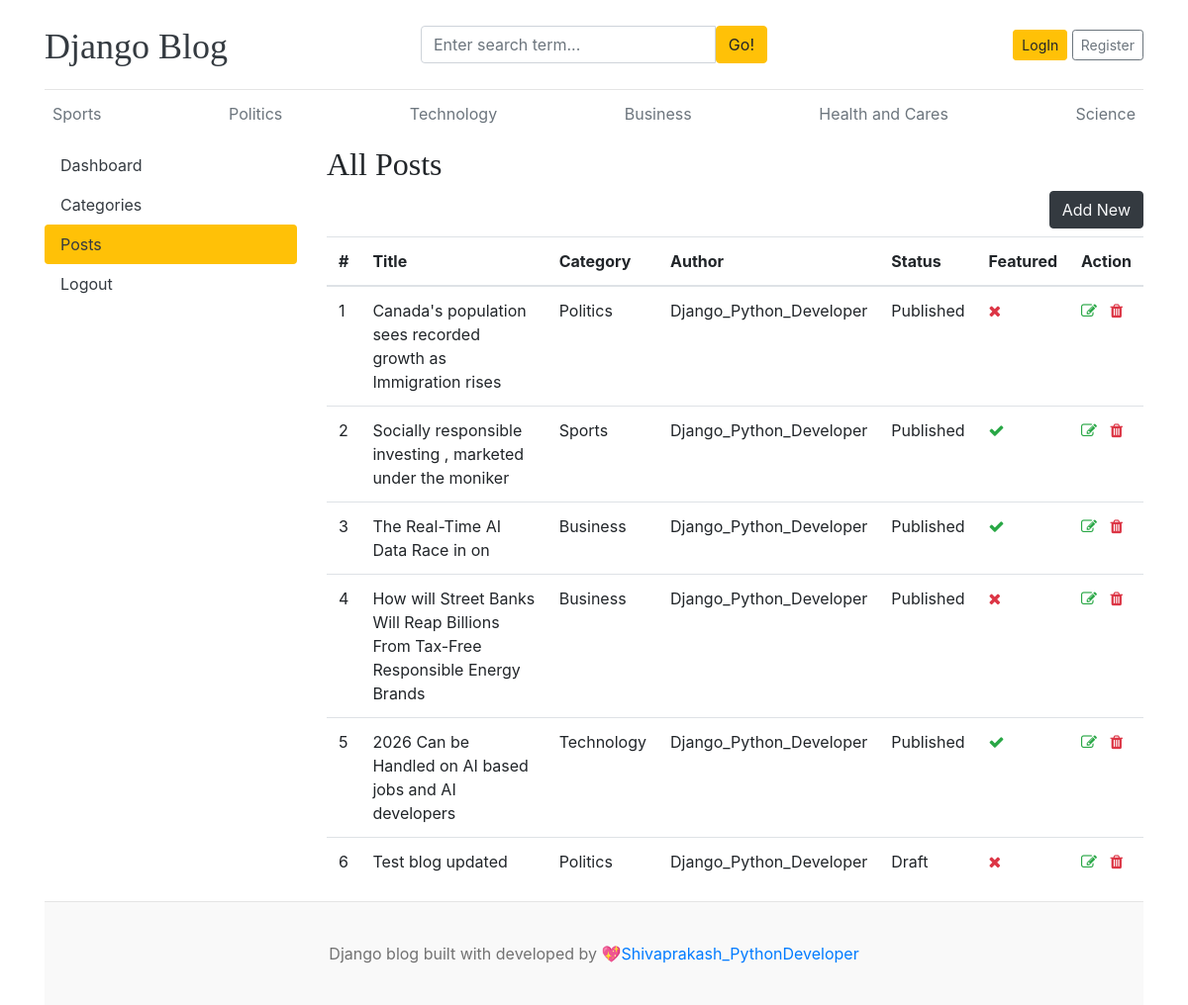
The app's page /dashboard/posts/ with its own data.
### blogs/models.py (models this page shows, shortened)
class Category(models.Model):
    category_name = models.CharField(max_length=50 , unique=True)
    created_at = models.DateTimeField(auto_now_add = True)
    updated_at = models.DateTimeField(auto_now=True)
    class Meta:
        verbose_name_plural = 'categories'
    def __str__(self):
        return self.category_name

class Blog(models.Model):
    title = models.CharField(max_length=100)
    slug = models.SlugField(max_length=150, unique=True, blank=True)
    category = models.ForeignKey(Category, on_delete=models.CASCADE)
    author = models.ForeignKey(User, on_delete=models.CASCADE)
    featured_image = models.ImageField(upload_to='uploads/%Y/%m/%d')
    short_description = models.TextField(max_length=500)
    blog_body = models.TextField(max_length=2000)
    status = models.CharField(max_length=20, choices = STATUS_CHOICE, default='Draft')
    is_featured = models.BooleanField(default=False)
    created_at = models.DateTimeField(auto_now_add = True)
    updated_at = models.DateTimeField(auto_now=True)

### dashboards/views.py (the view)
# urls.py: path('posts/',views.posts, name='posts'),
def posts(request):
    posts = Blog.objects.all()
    context = {
        'posts': posts,
    }
    return render(request, 'dashboard/posts.html', context)

### blogs/context_processors.py (called while the page is built)
def get_categories(request):
    categories = Category.objects.all()
    return dict(categories=categories)

def get_social_links(request):
    social_links = SocialLink.objects.all()
    return dict(social_links=social_links)

### templates/dashboard/posts.html (shortened to what this page needs)
{% extends "base.html" %}
{% block content %}
<div class="row">
    {% include 'dashboard/sidebar.html' %}
    <div class="col-md-9">
        <h2>All Posts</h2>
        <a href="{% url 'add_post' %}" class="btn btn-dark text-light float-right mb-2">Add New</a>
        <table class="table table-hover">
            <thead>
                <tr>
                <th >#</th>
                <th>Title</th>
                <th>Category</th>
                <th>Author</th>
                <th>Status</th>
                <th>Featured</th>
                <th>Action</th>
            </tr>
            </thead>
        <tbody>
            {% for post in posts %}
            <tr>
            <td>{{ forloop.counter }}</td>
            <td> {{ post.title }} </td>
            <td> {{ post.category }} </td>
            <td> {{ post.author }} </td>
            <td> {{ post.status }} </td>
            <td> {% if post.is_featured %} <i class="fa fa-check text-success"></i> {% else %} <i class="fa fa-times text-danger"></i> {% endif %} </td>
            <td>
                <a href="{% url 'edit_post' post.id %}"><i class="fa fa-edit text-success"></i></a>
                <a href="{% url 'delete_post' post.id %}"><i class="fa fa-trash text-danger"></i></a>
            </td>
            </tr>
            {% endfor %}
        </tbody>
        </table >
    </div>
</div>
{% endblock  %}

### templates/base.html (shortened to what this page needs)
{% load static %}
<!DOCTYPE html>
<html lang="en">
<head>
    <link href="https://getbootstrap.com/docs/4.0/dist/css/bootstrap.min.css" rel="stylesheet">
    <link href="{% static 'css/blog.css' %}" rel="stylesheet">
    <link rel="stylesheet" href="https://cdnjs.cloudflare.com/ajax/libs/font-awesome/4.7.0/css/font-awesome.min.css">
  </head>
<body>
    <div class="container">
      <header class="blog-header py-3">
        <div class="row flex-nowrap justify-content-between align-items-center">
          <div class="col-4 pt-1">
            <a class="blog-header-logo text-dark" href="/">Django Blog</a>
          </div>
          <div class='col-4'>
            <form action="{% url "search" %}" method="GET">
              <div class="input-group">
                <input class="form-control" type="text" name='keyword' value="{{keyword}}" placeholder="Enter search term..." aria-label="Enter search term..." aria-describedby="button-search" />
                <button type='submit' class="btn btn-warning" id="button-search" type="button">Go!</button>
              </div>
            </form>
          </div>
          <div class="col-4 d-flex justify-content-end align-items-center">
            {% if  not user.is_authenticated %}
            <a class="btn btn-sm btn-warning" href="{% url 'login' %}">LogIn</a> &nbsp;
            <a class="btn btn-sm btn-outline-secondary" href="{% url 'register' %}">Register</a>
            {% else %}
            <span><a href="{% url 'dashboards' %}">Dashboard</a></span>
            &emsp;
            <span><a href="{% url 'logout' %}">Logout</a></span>
            {% endif %}
          </div>
        </div>
      </header>
      <div class="nav-scroller py-1 mb-2">
        <nav class="nav d-flex justify-content-between">
          {% for cat in categories %}
          <a class="p-2 text-muted" href="{% url 'posts_by_category' cat.id %}">{{ cat.category_name }}</a>
          {% endfor %}
        </nav>
      </div>
{% block content%}
{% endblock %}
<footer class="blog-footer">
  <p>Django blog built with developed by <a href="#">💖Shivaprakash_PythonDeveloper</a></p>
</footer>
</body>
</html>

### blog_main/static/css/blog.css (style rules this page uses)
.blog-header { border-bottom: 1px solid #e5e5e5; }
.blog-header-logo { font-family: "Playfair Display", Georgia, "Times New Roman", serif ; font-size: 2.25rem; }
h1, h2, h3, h4, h5, h6 { font-family: "Playfair Display", Georgia, "Times New Roman", serif ; }
.blog-footer { padding: 2.5rem 0; color: #727272; text-align: center; background-color: #f9f9f9; border-top: .05rem solid #e5e5e5; }
.blog-footer p:last-child { margin-bottom: 0; }

### records on screen
Category: category_name "Sports"
Category: category_name "Politics"
Category: category_name "Technology"
Category: category_name "Business"
Category: category_name "Health and Cares"
Category: category_name "Science"
Blog: title "Canada's population sees recorded growth as Immigration rises", category "Politics", author "Django_Python_Developer", status "Published", is_featured False (drawn)
Blog: title "Socially responsible investing , marketed under the moniker", category "Sports", author "Django_Python_Developer", status "Published", is_featured True (drawn)
Blog: title "The Real-Time AI Data Race in on", category "Business", author "Django_Python_Developer", status "Published", is_featured True (drawn)
Blog: title "How will Street Banks Will Reap Billions From Tax-Free Responsible Energy Brands", category "Business", author "Django_Python_Developer", status "Published", is_featured False (drawn)
Blog: title "2026 Can be Handled on AI based jobs and AI developers", category "Technology", author "Django_Python_Developer", status "Published", is_featured True (drawn)
Blog: title "Test blog updated", category "Politics", author "Django_Python_Developer", status "Draft", is_featured False (drawn)
